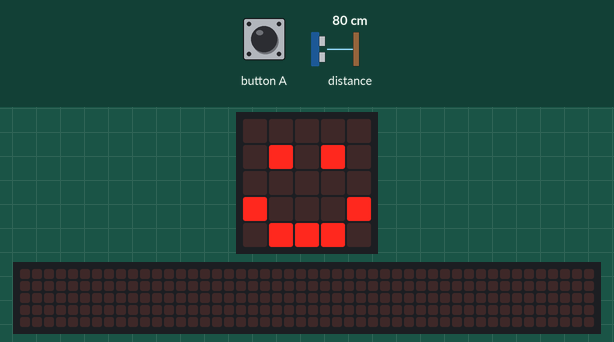
Bench run of a program on a simulated BBC micro:bit (MakeCode). On the bench: the board's 5×5 LED display, a strip that is not on the board, showing the scrolling text unrolled. The inputs (shaded band) are chosen by the test bench; at power-on: distance to the obstacle 80 cm. The 48×5 strip is a reading aid, not a part: it shows the text the display is scrolling, unrolled, one strip-width of it at a time.

Above: at 1.8 s.
1.9 s: button A pressed for 0.15 s
At 2.28 s:
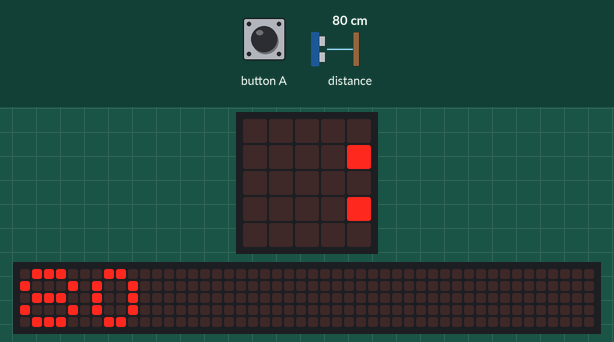
At 4.53 s:
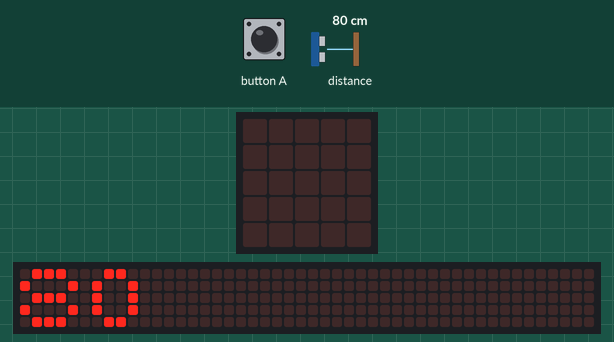
Timing chart, 0 to 6.0 s (numbered marks = the images above; inputs shaded):
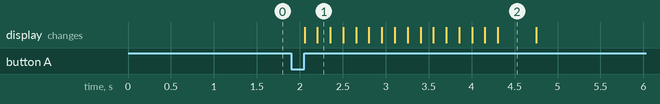

Measured:
- after the input at 1.9 s, the display: first changes after 0.16 s (image 1 shows a later state)
- what the display in image 2 shows lasts 0.5 s, from 4.3 s to 4.8 s

The program:

main.ts
```typescript
// (licence header left out)
let distanceSensor:number = 0

//setup
basic.showIcon(IconNames.Happy)

//Find distance using distance sensor
input.onButtonPressed(Button.A, function() {
    basic.clearScreen()
    distanceSensor = sonar.ping(
    DigitalPin.P1,
    DigitalPin.P2,
    PingUnit.Centimeters)
    basic.showNumber(distanceSensor)
    basic.showIcon(IconNames.Happy)
})
```
